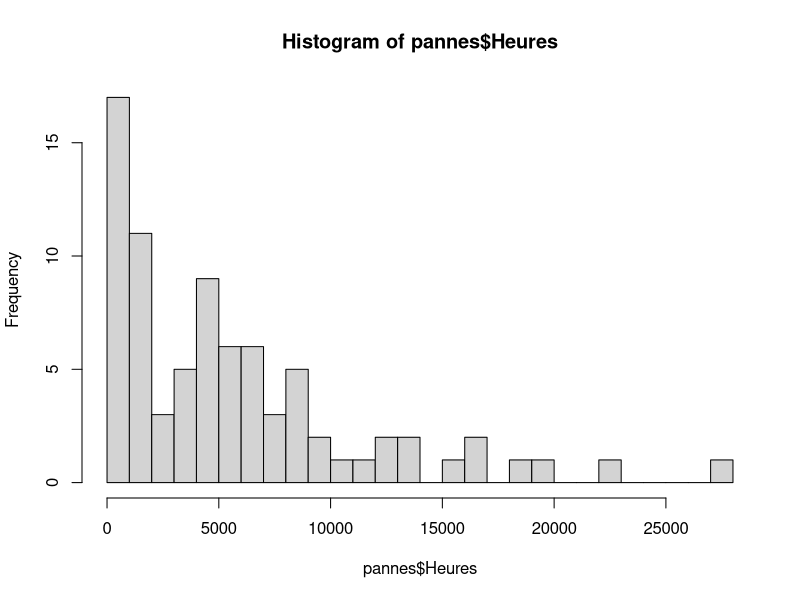

Reproduce this figure in R. (Note: this script raises an error after producing the figure.)
pannes = read.csv(
    file = "FailureTimes_5.csv",
    header = TRUE,
    sep = ",",
    dec = ".",
    colClasses = c("NULL", NA)
);
h = hist(
    pannes$Heures,
    breaks = 20
);
data = pannes$Heures;
N = length(data);

library(stats4);
nll = function(
    alpha,
    beta,
    lambda
) {
   N * log(gamma(alpha)) - N * log(1 - (beta / (beta + lambda)) ^ alpha) - (alpha - 1) * sum(log(data)) + sum(data);
}
# intial values
alpha0 = 4500; # mid value of second convex
beta0 = sum(data) / (N * alpha0);
lambda0 = 1;
# fitting
fit = mle(nll,
          start = list(
              alpha = alpha0,
              beta = beta0,
              lambda = lambda0
          ));
summary(fit);
